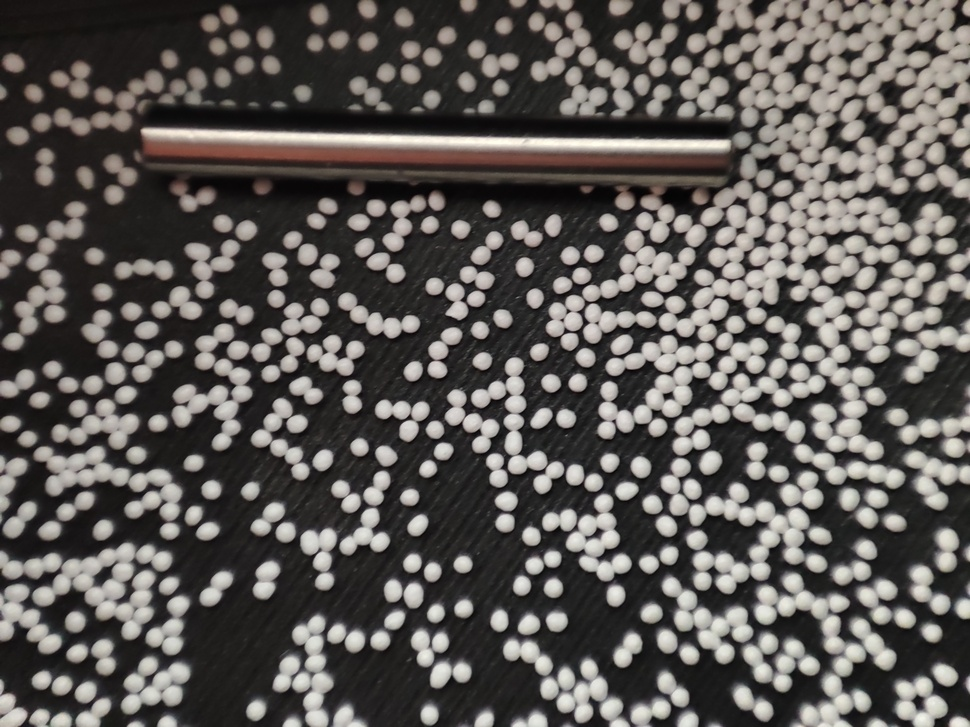
#> input picture Images/Grains - test 13May26.jpg, 970 x 727 px, shrunk from 2592 x 1944 before the run
$ python -i cup_detector.py   (imports and definitions only)
#> lines starting #> are read from the running program, lines starting #| are printed output that depends on the picture
#> further down, picture is the input picture: shape (727, 970, 3); mean B, G, R 86, 89.1, 92.8
"""Cup / receptacle detection helpers for GrainSight.

Provides three detection utilities:
- detect_blue_sticker  : find the blue Ø10.05 mm calibration sticker by colour
- detect_cup_rim       : find the circular receptacle rim via Hough circles
- circle_from_three_points : compute circumcircle from three user-clicked points
"""
from __future__ import annotations

import math
from typing import Optional, Tuple

import cv2
import numpy as np

# Physical diameter of the blue reference sticker (mm)
STICKER_DIAMETER_MM: float = 10.05


# [64 lines left out: functions _detect_sticker_by_hsv, detect_blue_sticker, detect_orange_sticker, not called in this run]


def detect_cup_rim(
    image_bgr: np.ndarray,
    min_diameter_mm: float = 24.0,
    px_per_mm: float = 0.0,
) -> Optional[Tuple[float, float, float]]:
    """Detect the circular receptacle rim using Hough circle transform.

    The cup occupies roughly 30–90\u202f% of the shorter image dimension.
    The most central candidate circle is returned.

    Parameters
    ----------
    image_bgr       : BGR source image
    min_diameter_mm : minimum accepted rim diameter in mm (default 24 mm).
                      Only applied when px_per_mm > 0.
    px_per_mm       : calibration scale; used to enforce min_diameter_mm.

    Returns
    -------
    (cx_px, cy_px, radius_px) or None if no circle found.
    """
#> called with min_diameter_mm = 24, px_per_mm = 0
    gray = cv2.cvtColor(image_bgr, cv2.COLOR_BGR2GRAY)
    h, w = gray.shape
#> h = 727; w = 970
    short = min(h, w)
#> short = 727

    min_r_frac = int(short * 0.30)
#> min_r_frac = 218
    max_r = int(short * 0.90)
#> max_r = 654

    # Enforce physical minimum diameter if calibration is available
    if px_per_mm > 0:
        min_r_mm = int(min_diameter_mm / 2.0 * px_per_mm)
        min_r = max(min_r_frac, min_r_mm)
    else:
        min_r = min_r_frac
#> min_r = 218

    blurred = cv2.GaussianBlur(gray, (9, 9), 2)
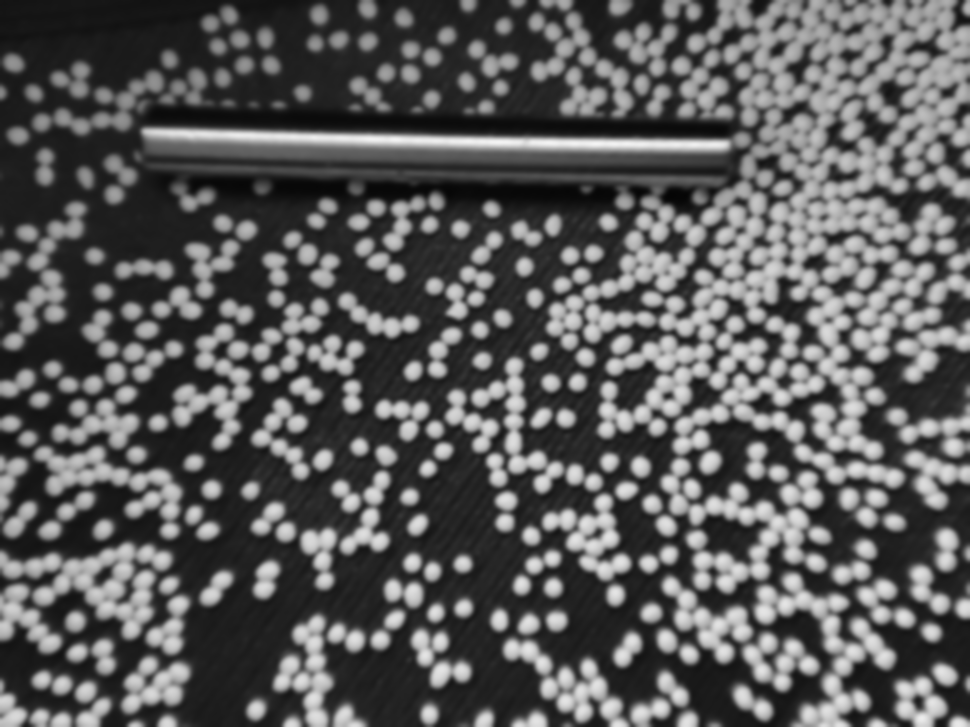
#> blurred: shape (727, 970); min 5, max 244, mean 89.8
    circles = cv2.HoughCircles(
        blurred,
        cv2.HOUGH_GRADIENT,
        dp=1.2,
        minDist=short * 0.25,
        param1=60,
        param2=28,
        minRadius=min_r,
        maxRadius=max_r,
    )
#> circles = 19 rows, first 8: [606.6, 335.4, 299.4], [419.4, 421.8, 405.9], [509.4, 599.4, 427.5], [665.4, 702.6, 527.8], [454.2, 199.8, 372], [276.6, 688.2, 529.2], [508.2, 3, 430.2], [304.2, 33, 600.4]
    if circles is None:
        return None

    candidates = np.round(circles[0]).astype(float)
#> candidates = 19 rows, first 8: [607, 335, 299], [419, 422, 406], [509, 599, 428], [665, 703, 528], [454, 200, 372], [277, 688, 529], [508, 3, 430], [304, 33, 600]
    cx_img, cy_img = w / 2.0, h / 2.0
#> cx_img = 485; cy_img = 363.5
    best = min(
        candidates,
        key=lambda c: (c[0] - cx_img) ** 2 + (c[1] - cy_img) ** 2,
    )
#> best = [419, 422, 406]
    return float(best[0]), float(best[1]), float(best[2])


# [30 lines left out: function circle_from_three_points, not called in this run]

>>> import cv2
>>> picture = cv2.imread('../../Images/Grains - test 13May26.jpg')
>>> result = detect_cup_rim(picture)
#> result = (419, 422, 406)
